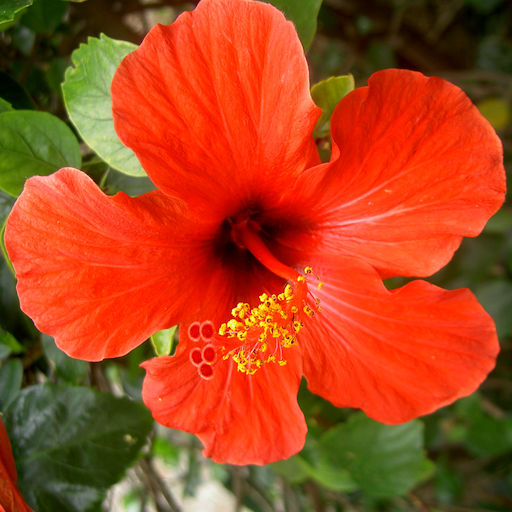
%> input picture FISTA Wavelet-Denoising/data/hibiscus.bmp, 512 x 512 px
$ octave main.m   (GNU Octave 9; MATLAB toolbox functions it lacks are replaced by stand-ins)
%> lines starting %> are read from the running program, lines starting %| are printed output that depends on the picture
### FISTA Wavelet-Denoising/wavelet_soft_thresholding.m
function result = wavelet_soft_thresholding(x, lambda, filter, L)
    [c,s]=wavedec2(x,L,filter);
    c_lambda = max(1-lambda./abs(c), 0).*c;
    result = waverec2(c_lambda,s,filter);
end

### FISTA Wavelet-Denoising/main.m
  %load image
  img = double(rgb2gray(imread('data/hibiscus.bmp')))/255.0;
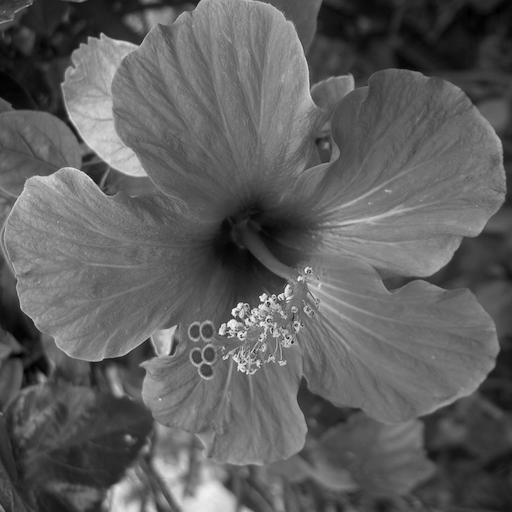
%> img: size 512x512 double; min 0, max 0.976, mean 0.372
  [dim1, dim2] = size(img);
%> dim1 = 512; dim2 = 512

  %parameters
  filter = 'db3';   %wavelet filter
  L = 2;            %levels of discrete wavelet transform
  sigma = .05;      %noise level
  %lambda = .05;    %denoising parameter
  nlambda = 20;

  %Arrays for testing different values of lambda
  F = (1:nlambda)/(100*sigma*nlambda);
  G = zeros(nlambda,1);

  %show original image
  figure; imshow(img);
  imshow(img); title('input')
  pause

  %add noise
  imgn = img + randn(dim1,dim2)*sigma; figure; imshow(imgn);
%> after `imgn = img + randn(dim1,dim2)*sigma`:
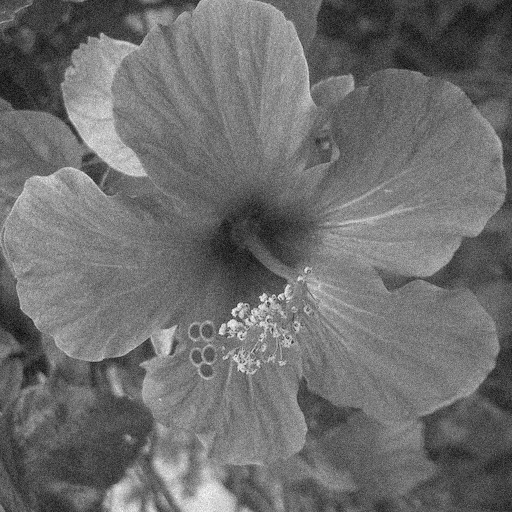
%> imgn: size 512x512 double; min -0.154, max 1.07, mean 0.372; drawn with min black and max white
  title('Image with noise' );
  pause

  %perform wavelet denoising for different values of lambda
  for k = 1:nlambda
    imgdn = wavelet_soft_thresholding(imgn, F(k), filter, L);
    G(k) = snr(img,imgdn-img);
  end
%> after the loop, G = 20 values, max 22.83 at index 6, min 17.03 at index 20, mean 20.3
  [M,I] = max(G);
%> M = 22.83; I = 6
  lambda = F(I);
%> lambda = 0.06

  %show SNR for different values of lambda
  figure; plot(F,G); xlabel('\lambda');ylabel('SNR');title('Wavelet denoising');
%> after `title('Wavelet denoising')`:
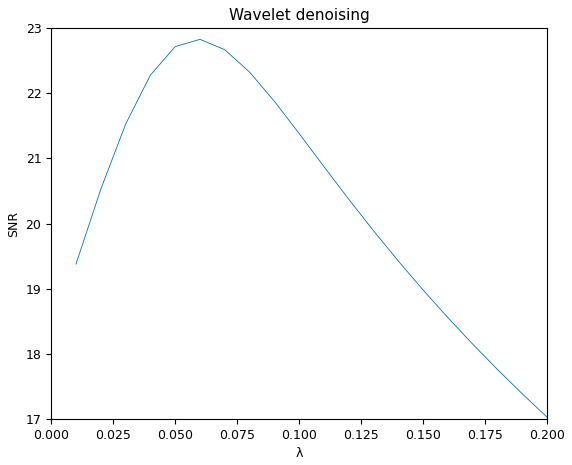
%> figure redrawn from the program's plot data; curve peaks at x = 0.06, y = 22.83
  pause

  %show image with highest SNR
  imgdn = wavelet_soft_thresholding(imgn, lambda, filter, L); figure;imshow(imgdn);
  title(['Maximum SNR, \lambda = ' num2str(lambda) ', SNR = ' num2str(snr(img,imgdn-img))]);

$ run again, with FISTA Wavelet-Denoising/data/cherry.bmp copied over FISTA Wavelet-Denoising/data/hibiscus.bmp
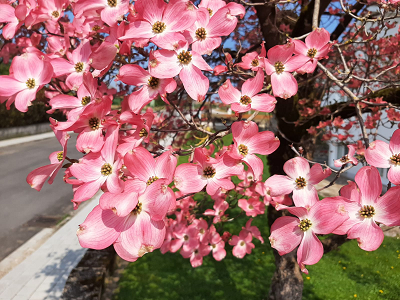
%> input picture FISTA Wavelet-Denoising/data/cherry.bmp, 400 x 300 px
%> `imgn = img + randn(dim1,dim2)*sigma`:
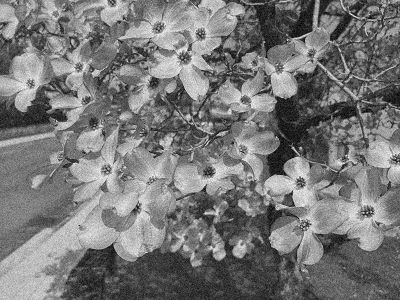
%> imgn: size 300x400 double; min -0.112, max 1.16, mean 0.489; drawn with min black and max white
%> after the loop `for k = 1:nlambda`: G = 20 values, max 22.5 at index 3, min 16.22 at index 20, mean 19.58
%> M = 22.5; I = 3
%> lambda = 0.03
%> `title('Wavelet denoising')`:
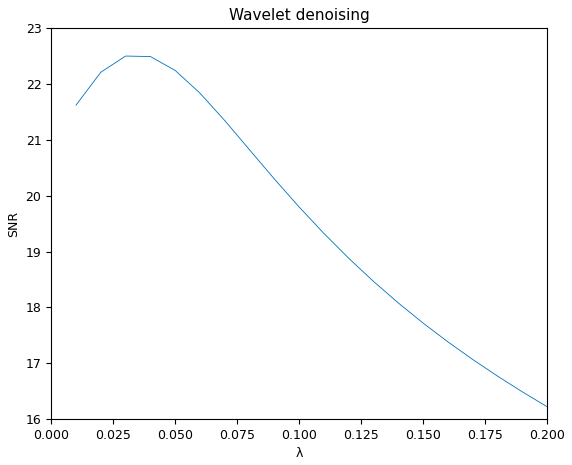
%> figure redrawn from the program's plot data; curve peaks at x = 0.03, y = 22.5

$ run again, with FISTA Wavelet-Denoising/data/cortex.bmp copied over FISTA Wavelet-Denoising/data/hibiscus.bmp
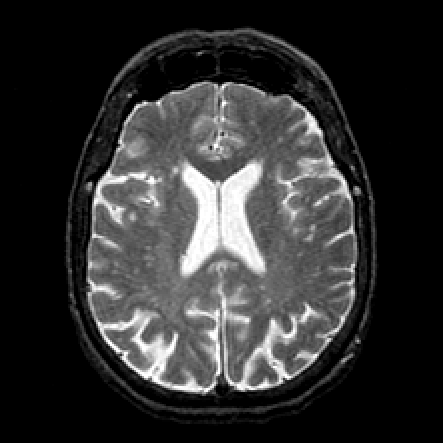
%> input picture FISTA Wavelet-Denoising/data/cortex.bmp, 443 x 443 px
%> after the loop `for k = 1:nlambda`: G = 20 values, max 20.88 at index 6, min 16.27 at index 20, mean 18.77
%> M = 20.88; I = 6
%> lambda = 0.06
%> `title('Wavelet denoising')`:
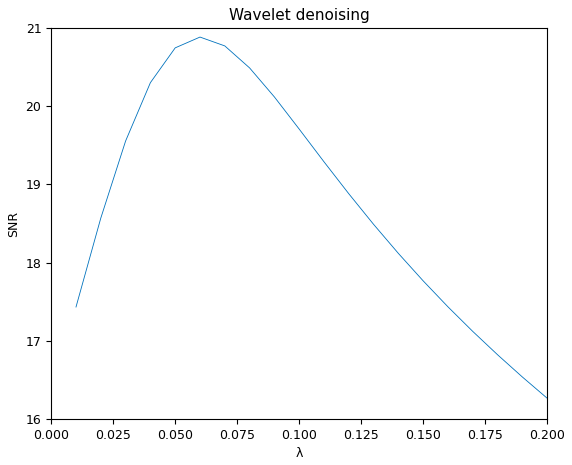
%> figure redrawn from the program's plot data; curve peaks at x = 0.06, y = 20.88
%> in wavelet_soft_thresholding (call 21), `result = waverec2(c_lambda,s,filter);`:
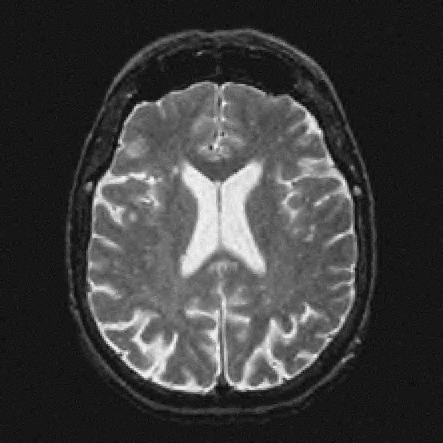
%> result: size 443x443 double; min -0.104, max 1.08, mean 0.183; drawn with min black and max white

$ run again, with FISTA Wavelet-Denoising/data/frog.bmp copied over FISTA Wavelet-Denoising/data/hibiscus.bmp
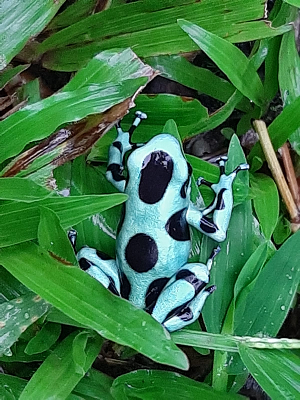
%> input picture FISTA Wavelet-Denoising/data/frog.bmp, 300 x 400 px
%> `imgn = img + randn(dim1,dim2)*sigma`:
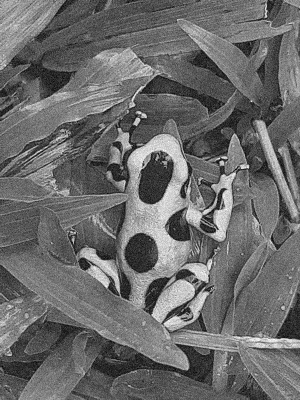
%> imgn: size 400x300 double; min -0.17, max 1.13, mean 0.376; drawn with min black and max white
%> after the loop `for k = 1:nlambda`: G = 20 values, max 20.44 at index 4, min 14.3 at index 20, mean 17.59
%> M = 20.44; I = 4
%> lambda = 0.04
%> `title('Wavelet denoising')`:
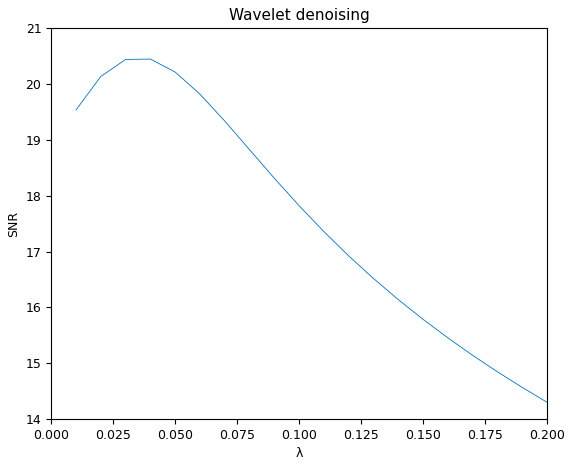
%> figure redrawn from the program's plot data; curve peaks at x = 0.04, y = 20.44
